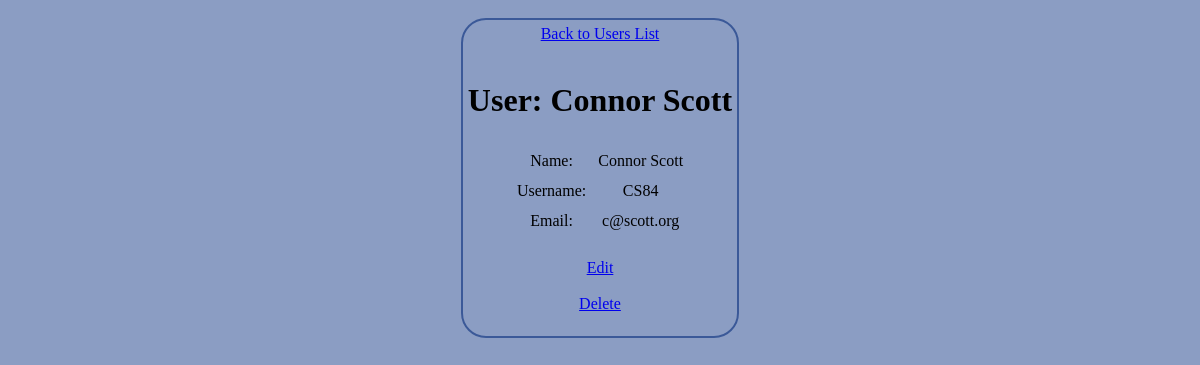
The app's page /public/staff/users/show.php?id=1 with its own data.
### tables this page shows
CREATE TABLE `users` (
  `id` int(11) NOT NULL AUTO_INCREMENT,
  `first_name` varchar(255) DEFAULT NULL,
  `last_name` varchar(255) DEFAULT NULL,
  `email` varchar(255) DEFAULT NULL,
  `username` varchar(255) DEFAULT NULL,
  `created_at` datetime DEFAULT NULL,
  PRIMARY KEY (`id`)
);

### private/database.php (called while the page is built, shortened)
<?php
  function prepareAndExecute($db, $query, $types, &$var1, &...$vars) {
    $stmt = mysqli_prepare($db, $query);
    mysqli_stmt_bind_param($stmt, $types, $var1, ...$vars);
    $success = mysqli_stmt_execute($stmt);
    $result = mysqli_stmt_get_result($stmt);
    return $result;
  }
  function db_fetch_assoc($result_set) {
    return mysqli_fetch_assoc($result_set);
  }
?>

### private/query_functions.php (called while the page is built, shortened)
<?php
  function find_user_by_id($id=0) {
    global $db;
    $sql = "SELECT * FROM users WHERE id=? LIMIT 1";
    return prepareAndExecute($db, $sql, "i", $id);
  }
?>

### private/functions.php (called while the page is built, shortened)
<?php
  function h($string="") {
    return htmlspecialchars($string);
  }
  function u($string="") {
    return urlencode($string);
  }
?>

### public/staff/users/show.php (the view, shortened to what this page needs)
<?php
$id = $_GET['id'];
$users_result = find_user_by_id($id);
$user = db_fetch_assoc($users_result);
?>
<?php include(SHARED_PATH . '/header.php'); ?>
<div id="main-content">
  <a href="index.php">Back to Users List</a><br />
  <h1>User: <?php echo h($user['first_name'] . " " . $user['last_name']); ?></h1>
  <?php
    echo "<table id=\"user\">";
    echo "<tr>";
    echo "<td>Name: </td>";
    echo "<td>" . h($user['first_name'] . " " . $user['last_name']) . "</td>";
    echo "</tr>";
    echo "<tr>";
    echo "<td>Username: </td>";
    echo "<td>" . h($user['username']) . "</td>";
    echo "</tr>";
    echo "<tr>";
    echo "<td>Email: </td>";
    echo "<td>" . h($user['email']) . "</td>";
    echo "</tr>";
    echo "</table>";
  ?>
  <br />
  <a href="edit.php?id=<?php echo u($user['id']); ?>">Edit</a><br />
  <a href="delete.php?id=<?php echo u($user['id']); ?>">Delete</a><br />
</div>
<?php include(SHARED_PATH . '/footer.php'); ?>

### public/css/style.css (style rules this page uses)
body { background-color: #8b9dc3; font-family: "Lucida Grande", Tahoma; text-align: center; }
div { margin: 10px auto; border-radius: 25px; border: 2px solid #3b5998; padding: 5px; display: inline-block; }
table { margin: auto; text-align: center; border-spacing: 10px; }
a { display:block; }

### records on screen
users: first_name+last_name "Connor Scott", username "CS84", email "c@scott.org"
